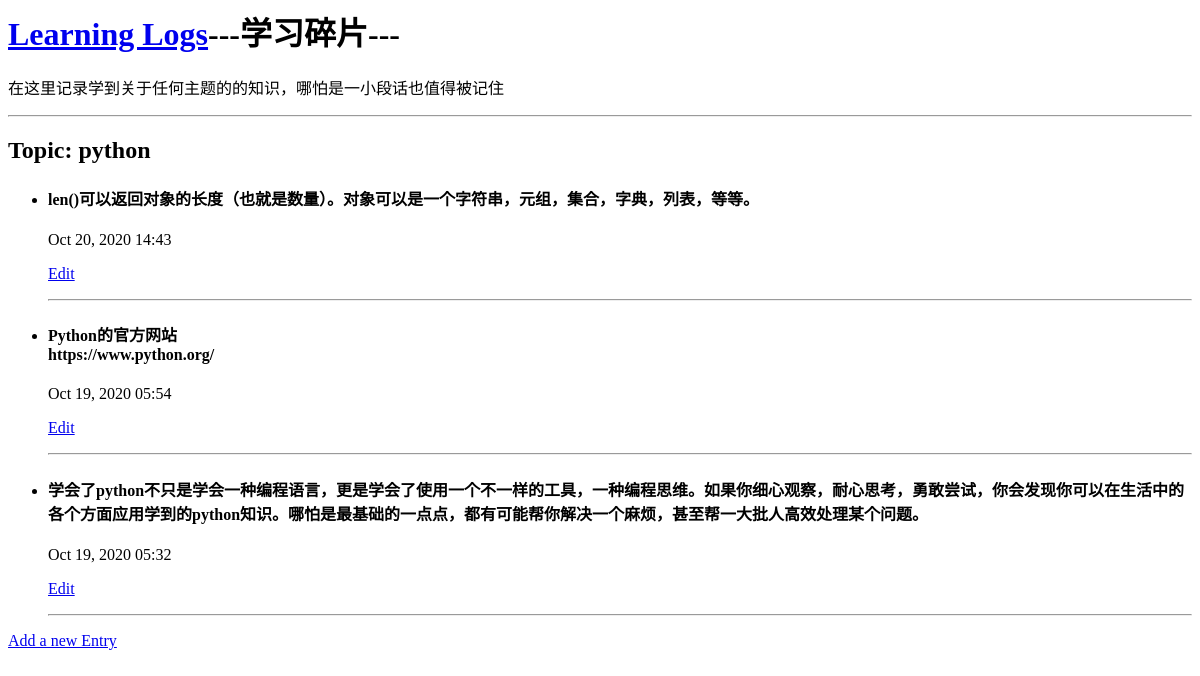
The page /topics/1 on the database as committed earlier.
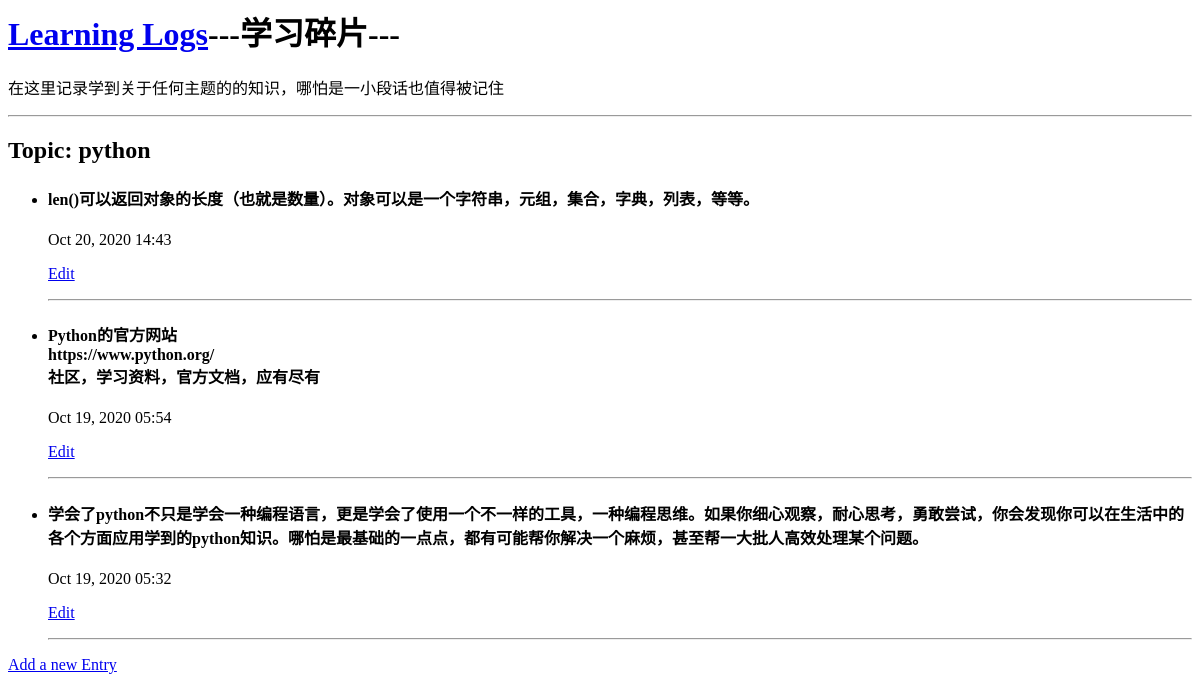
The same page on the database as committed later.
### learning_logs/models.py (models this page shows, shortened)
class Entry(models.Model):
    topic = models.ForeignKey(Topic, on_delete=models.CASCADE)
    text = models.TextField()
    date_added = models.DateTimeField(auto_now_add=True)
    class Meta:
        verbose_name_plural = 'Entries'

### learning_logs/views.py (the view)
# urls.py: path('topics/<int:topic_id>', views.topic, name='topic'),
def topic(request,topic_id):
    topic = Topic.objects.get(id=topic_id)
    entries = topic.entry_set.order_by('-date_added')
    context = {'topic': topic, 'entries': entries}
    return render(request, 'learning_logs/topic.html', context)

### learning_logs/models.py (called while the page is built)
    def __str__(self):
        return self.text

### learning_logs/templates/learning_logs/topic.html
{% extends "learning_logs/base.html" %}
{% block content %}
<h2>
    Topic: {{ topic }}
</h2>
<ul>
    {% for entry in entries %}
        <li>
            <h4>{{ entry.text|linebreaks }}</h4>
            <p>{{ entry.date_added|date:'M d, Y H:i' }}</p>
            <p>
                <a href="{% url 'learning_logs:edit_entry' entry.id %}">Edit</a>
            </p>
        </li>
        <hr>
    {% empty %}
        <li>You can add whatever you learned about {{ topic }}.</li>
    {% endfor %}
</ul>
<p>
    <a href="{% url 'learning_logs:new_entry' topic.id %}">
        Add a new Entry
    </a>
</p>
{% endblock content %}

Rows that differ between the two databases and show on the page:
changed Entry: text "Python的官方网站 https://www.python.org/" → "Python的官方网站 https://www.python.org/ 社区，学习资料，官方文档，应有尽有"
